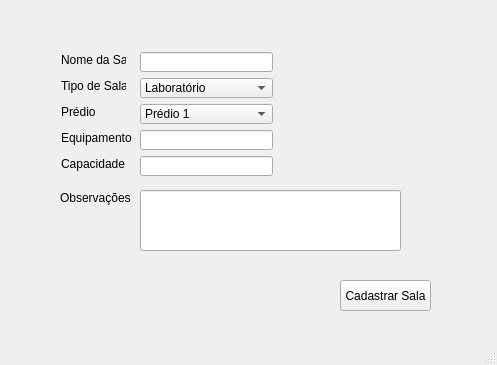
<?xml version="1.0" encoding="UTF-8"?>
<ui version="4.0">
 <class>MainWindow</class>
 <widget class="QMainWindow" name="MainWindow">
  <property name="geometry">
   <rect>
    <x>0</x>
    <y>0</y>
    <width>497</width>
    <height>365</height>
   </rect>
  </property>
  <property name="windowTitle">
   <string>Cadastro de Salas</string>
  </property>
  <property name="windowOpacity">
   <double>1.000000000000000</double>
  </property>
  <widget class="QWidget" name="centralwidget">
   <widget class="QLabel" name="label">
    <property name="geometry">
     <rect>
      <x>61</x>
      <y>52</y>
      <width>65</width>
      <height>16</height>
     </rect>
    </property>
    <property name="text">
     <string>Nome da Sala</string>
    </property>
   </widget>
   <widget class="QLineEdit" name="lineEdit">
    <property name="geometry">
     <rect>
      <x>140</x>
      <y>52</y>
      <width>133</width>
      <height>20</height>
     </rect>
    </property>
   </widget>
   <widget class="QLabel" name="label_2">
    <property name="geometry">
     <rect>
      <x>61</x>
      <y>78</y>
      <width>65</width>
      <height>16</height>
     </rect>
    </property>
    <property name="text">
     <string>Tipo de Sala</string>
    </property>
   </widget>
   <widget class="QLabel" name="label_3">
    <property name="geometry">
     <rect>
      <x>61</x>
      <y>104</y>
      <width>65</width>
      <height>16</height>
     </rect>
    </property>
    <property name="text">
     <string>Prédio</string>
    </property>
   </widget>
   <widget class="QLabel" name="label_4">
    <property name="geometry">
     <rect>
      <x>61</x>
      <y>130</y>
      <width>71</width>
      <height>16</height>
     </rect>
    </property>
    <property name="text">
     <string>Equipamentos</string>
    </property>
   </widget>
   <widget class="QLineEdit" name="lineEdit_4">
    <property name="geometry">
     <rect>
      <x>140</x>
      <y>130</y>
      <width>133</width>
      <height>20</height>
     </rect>
    </property>
   </widget>
   <widget class="QLabel" name="label_5">
    <property name="geometry">
     <rect>
      <x>61</x>
      <y>156</y>
      <width>65</width>
      <height>16</height>
     </rect>
    </property>
    <property name="text">
     <string>Capacidade</string>
    </property>
   </widget>
   <widget class="QLineEdit" name="lineEdit_5">
    <property name="geometry">
     <rect>
      <x>140</x>
      <y>156</y>
      <width>133</width>
      <height>20</height>
     </rect>
    </property>
   </widget>
   <widget class="QComboBox" name="comboBox">
    <property name="geometry">
     <rect>
      <x>140</x>
      <y>78</y>
      <width>133</width>
      <height>20</height>
     </rect>
    </property>
    <property name="editable">
     <bool>false</bool>
    </property>
    <property name="currentText">
     <string>Laboratório</string>
    </property>
    <property name="insertPolicy">
     <enum>QComboBox::InsertAlphabetically</enum>
    </property>
    <property name="sizeAdjustPolicy">
     <enum>QComboBox::AdjustToMinimumContentsLength</enum>
    </property>
    <item>
     <property name="text">
      <string>Laboratório</string>
     </property>
    </item>
    <item>
     <property name="text">
      <string>Jardinagem</string>
     </property>
    </item>
   </widget>
   <widget class="QComboBox" name="comboBox_2">
    <property name="geometry">
     <rect>
      <x>140</x>
      <y>104</y>
      <width>133</width>
      <height>20</height>
     </rect>
    </property>
    <property name="editable">
     <bool>false</bool>
    </property>
    <property name="currentText">
     <string notr="true">Prédio 1</string>
    </property>
    <property name="insertPolicy">
     <enum>QComboBox::InsertAlphabetically</enum>
    </property>
    <item>
     <property name="text">
      <string>Prédio 1</string>
     </property>
    </item>
    <item>
     <property name="text">
      <string>Prédio 2</string>
     </property>
    </item>
   </widget>
   <widget class="QLineEdit" name="lineEdit_2">
    <property name="geometry">
     <rect>
      <x>140</x>
      <y>190</y>
      <width>261</width>
      <height>61</height>
     </rect>
    </property>
   </widget>
   <widget class="QLabel" name="label_6">
    <property name="geometry">
     <rect>
      <x>60</x>
      <y>190</y>
      <width>71</width>
      <height>16</height>
     </rect>
    </property>
    <property name="text">
     <string>Observações</string>
    </property>
   </widget>
   <widget class="QPushButton" name="pushButton">
    <property name="geometry">
     <rect>
      <x>340</x>
      <y>280</y>
      <width>91</width>
      <height>31</height>
     </rect>
    </property>
    <property name="text">
     <string>Cadastrar Sala</string>
    </property>
   </widget>
  </widget>
  <widget class="QStatusBar" name="statusbar"/>
  <action name="actionSalas">
   <property name="checkable">
    <bool>false</bool>
   </property>
   <property name="text">
    <string>Salas</string>
   </property>
  </action>
 </widget>
 <resources/>
 <connections/>
</ui>
